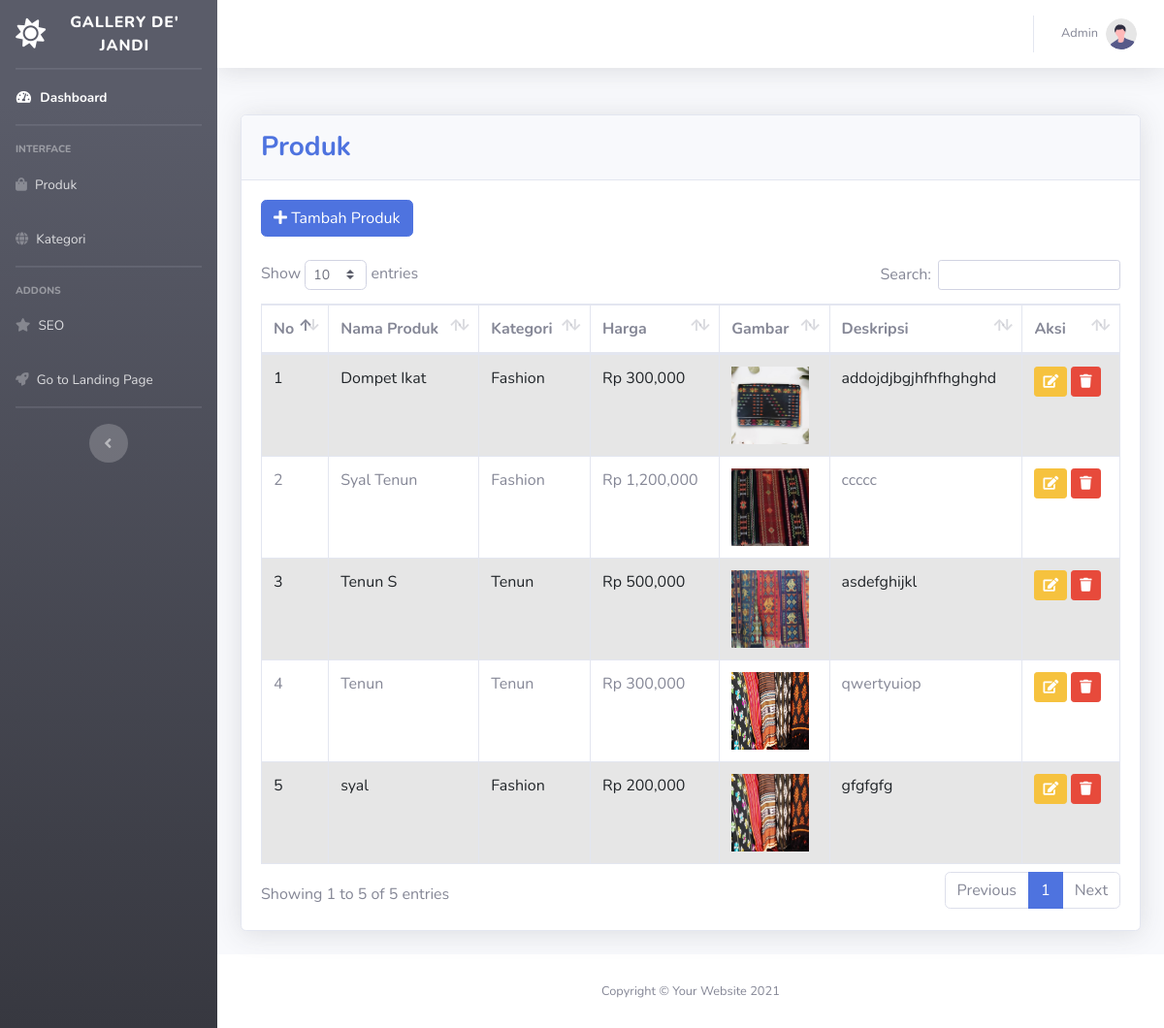
The page /admin/index.php (signed in) on the database its author committed.
### tables this page shows
CREATE TABLE `produk` (
  `id_produk` int(3) NOT NULL,
  `nama_produk` varchar(45) NOT NULL,
  `id_kategori` int(2) NOT NULL,
  `harga` int(11) NOT NULL,
  `gambar` text NOT NULL,
  `deskripsi` text NOT NULL
);

CREATE TABLE `kategori` (
  `id_kategori` int(2) NOT NULL,
  `nama_kategori` varchar(35) NOT NULL
);

### admin/produk.php (the view, shortened to what this page needs)
<div class="card shadow mb-4 mt-5">
    <div class="card-header py-3">
        <h3 class="m-0 font-weight-bold text-primary">Produk</h3>
    </div>
    <div class="card-body">
        <div class="section">
            <a href="index.php?m=produk_tambah"><button class="btn btn-primary"><i class="fa fa-plus"></i> Tambah Produk</button></a>
        </div>
        <div class="table-responsive">
            <table class="table table-bordered table-striped" id="dataTable" width="100%" cellspacing="0">
                <thead>
                    <tr>
                        <th>No</th>
                        <th>Nama Produk</th>
                        <th>Kategori</th>
                        <th>Harga</th>
                        <th>Gambar</th>
                        <th>Deskripsi</th>
                        <th>Aksi</th>
                    </tr>
                </thead>
                <tbody>
                    <?php
                    $query = mysqli_query($koneksi, "SELECT * FROM produk JOIN kategori ON kategori.id_kategori=produk.id_kategori ORDER BY id_produk");
                    $a = 1;
                    while ($row = mysqli_fetch_object($query)) { ?>
                        <tr>
                            <td><?= $a; ?></td>
                            <td><?= $row->nama_produk; ?></td>
                            <td><?= $row->nama_kategori; ?></td>
                            <td>Rp <?= number_format($row->harga) ?></td>
                            <td>
                                <img src="../asset/foto-produk/<?= $row->gambar; ?>" height="80px" width="80px" style="object-fit: cover;">
                            </td>
                            <td><?= substr($row->deskripsi, 0, 20) ?></td>
                            <td>
                                <a class='btn btn-sm btn-warning' href='?m=produk_ubah&id_produk=<?= $row->id_produk ?>'><i class="fa fa-edit"></i></a>
                                <a class='btn btn-sm btn-danger' href='aksi.php?act=produk_hapus&id_produk=<?= $row->id_produk ?>' onclick="return confirm('Hapus Data Produk?')"><i class="fa fa-trash"></i></a>
                            </td>
                        </tr>
                    <?php $a++;
                    }
                    ?>
                </tbody>
            </table>
        </div>
    </div>
</div>

### admin/index.php (shortened to what this page needs)
<?php
include 'koneksi.php';
?>
<!DOCTYPE html>
<html lang="en">
<head>
    <link href="vendor/fontawesome-free/css/all.min.css" rel="stylesheet" type="text/css">
    <link href="https://cdn.jsdelivr.net/npm/bootstrap@5.1.3/dist/css/bootstrap.min.css" rel="stylesheet">
    <link href="css/sb-admin-2.min.css" rel="stylesheet">
    <link href="vendor/datatables/dataTables.bootstrap4.min.css" rel="stylesheet">
</head>
<body id="page-top">
    <div id="wrapper">
        <ul class="navbar-nav bg-gradient-dark sidebar sidebar-dark accordion" id="accordionSidebar">
            <a class="sidebar-brand d-flex align-items-center justify-content-center" href="index.php">
                <div class="sidebar-brand-icon rotate-n-15">
                    <i class="fas fa-sun"></i>
                </div>
                <div class="sidebar-brand-text mx-3">Gallery De' Jandi</div>
            </a>
            <hr class="sidebar-divider my-0">
            <li class="nav-item active">
                <a class="nav-link" href="?m=home">
                    <i class="fas fa-fw fa-tachometer-alt"></i>
                    <span>Dashboard</span></a>
            </li>
            <hr class="sidebar-divider">
            <div class="sidebar-heading">
                Interface
            </div>
            <li class="nav-item">
                <a class="nav-link" href="?m=produk">
                    <i class="fas fa-shopping-bag"></i>
                    <span>Produk</span></a>
            </li>
            <li class="nav-item">
                <a class="nav-link" href="?m=kategori">
                    <i class="fas fa-globe"></i>
                    <span>Kategori</span></a>
            </li>
            <hr class="sidebar-divider">
            <div class="sidebar-heading">
                Addons
            </div>
            <li class="nav-item">
                <a class="nav-link" href="?m=seo">
                    <i class="fas fa-star"></i>
                    <span>SEO</span></a>
            </li>
            <li class="nav-item">
                <a class="nav-link" href="http://localhost/GalleryDeJandi/">
                    <i class="fas fa-rocket"></i>
                    <span>Go to Landing Page</span></a>
            </li>
            <hr class="sidebar-divider d-none d-md-block">
            <div class="text-center d-none d-md-inline">
                <button class="rounded-circle border-0" id="sidebarToggle"></button>
            </div>
        </ul>
        <div id="content-wrapper" class="d-flex flex-column">
            <div id="content">
                <nav class="navbar navbar-expand navbar-light bg-white topbar mb-4 static-top shadow">
                    <ul class="navbar-nav ml-auto">
                        <li class="nav-item dropdown no-arrow">
                            <a class="nav-link dropdown-toggle" href="#" id="userDropdown" role="button" data-toggle="dropdown" aria-haspopup="true" aria-expanded="false">
                                <span class="mr-2 d-none d-lg-inline text-gray-600 small">
                                    Admin
                                </span>
                                <img class="img-profile rounded-circle" src="img/undraw_profile.svg">
                            </a>
                        </li>
                    </ul>
                </nav>
                <div class="container-fluid">
                    <?php
                    if (isset($_GET['m'])) {
                        if ($_GET['m'] == 'produk') {
                            include 'produk.php';
                        } else if ($_GET['m'] == 'produk_tambah') {
                            include 'produk_tambah.php';
                        } else if ($_GET['m'] == 'produk_ubah') {
                            include 'produk_ubah.php';
                        } else if ($_GET['m'] == 'kategori') {
                            include 'kategori.php';
                        } else if ($_GET['m'] == 'kategori_tambah') {
                            include 'kategori_tambah.php';
                        } else if ($_GET['m'] == 'kategori_ubah') {
                            include 'kategori_ubah.php';
                        } else if ($_GET['m'] == 'register') {
                            include 'register.php';
                        } else if ($_GET['m'] == 'password') {
                            include 'password.php';
                        } else if ($_GET['m'] == 'seo') {
                            include 'seo.php';
                        } else if ($_GET['m'] == 'home') {
                            include 'home.php';
                        }
                    } else {
                        include 'produk.php';
                    }
                    ?>
                </div>
            </div>
            <footer class="sticky-footer bg-white">
                <div class="container my-auto">
                    <div class="copyright text-center my-auto">
                        <span>Copyright &copy; Your Website 2021</span>
                    </div>
                </div>
            </footer>
        </div>
    </div>
</body>
</html>

### rows shown on the page
produk: nama_produk "Dompet Ikat", id_kategori.nama_kategori "Fashion", harga "300,000", gambar (picture), deskripsi "addojdjbgjhfhfhghghd"
produk: nama_produk "Syal Tenun", id_kategori.nama_kategori "Fashion", harga "1,200,000", gambar (picture), deskripsi "ccccc"
produk: nama_produk "Tenun S", id_kategori.nama_kategori "Tenun", harga "500,000", gambar (picture), deskripsi "asdefghijkl"
produk: nama_produk "Tenun", id_kategori.nama_kategori "Tenun", harga "300,000", gambar (picture), deskripsi "qwertyuiop"
produk: nama_produk "syal", id_kategori.nama_kategori "Fashion", harga "200,000", gambar (picture), deskripsi "gfgfgfg"
